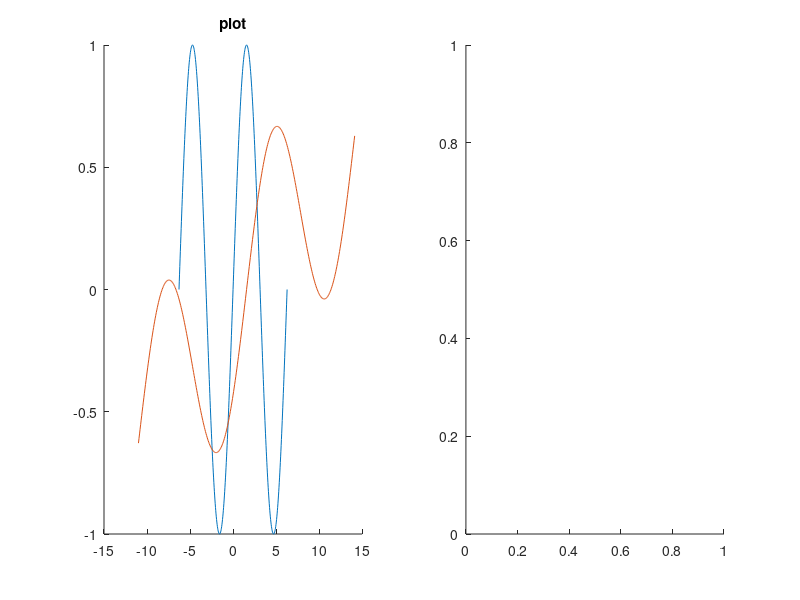

Reproduce this figure in MATLAB. (Note: this script raises an error after producing the figure.)
%% Shaded line plot
% Example showing the difference between the standard plot routine and the
% shaded routine
x = -2*pi:pi/100:2*pi;
fx = sin(x);
figure('Color','w');
subplot(1,2,1);
hold on
plot(x,fx);
plot(2*x+pi/2,0.5*fx+0.1*x);
hold off
title('plot');
subplot(1,2,2);
hold on
plot_shaded(x,fx);
plot_shaded(2*x+pi/2,0.5*fx+0.1*x);
hold off
title('plot\_shaded');
%% Histogram plot
% Plots two histograms for two different distributions
X1 = 3 + 2.0*randn([100000,1]);
X2 = 12 + 4.0*randn([100000,1]);
figure('Color','w');
hold on
plot_histogram_shaded(X1,'Alpha',0.3);
plot_histogram_shaded(X2);
hold off
title('plot\_histogram\_shaded');
%% Distribution plots
% Show different plot routines to visualize measurement errors/noise
X = 1:0.25:10;
Y = sin(X)+0.25*X;
Y_error = randn(1000,numel(Y));
Y_noisy = Y+Y_error.*repmat(0.1*X,[size(Y_error,1) 1]);
figure('Color','w');
subplot(3,1,1);
plot(X,Y,'LineWidth',1.5);
title('plot (True value y=f(x))');
ylim([-1 5]);
subplot(3,1,2);
hold on
plot(X,Y,'LineWidth',1.5);
plot_distribution(X,Y_noisy);
hold off
title('plot\_distribution');
ylim([-1 5]);
subplot(3,1,3);
hold on
plot(X,Y,'LineWidth',1.5);
plot_distribution_prctile(X,Y_noisy,'Prctile',[25 50 75 90]);
hold off
title('plot\_distribution\_prctile');
ylim([-1 5]);
